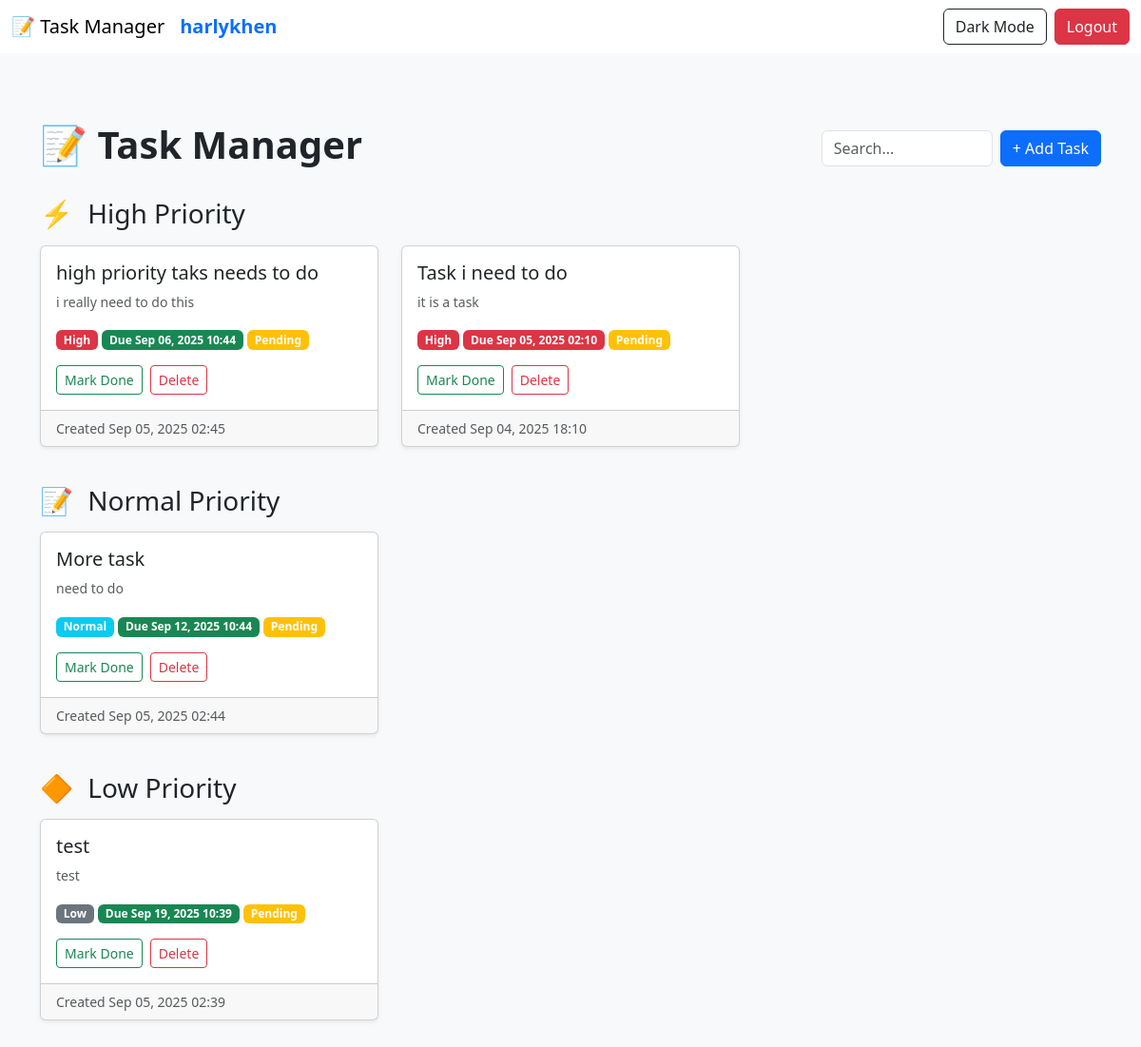
Screenshot of / (signed in) with the database file from the repository.
### app/models.py (models this page shows, shortened)
class User(db.Model):
    id = db.Column(db.Integer, primary_key=True)
    username = db.Column(db.String(80), unique=True, nullable=False)
    password_hash = db.Column(db.String(128), nullable=False)
    theme = db.Column(db.String(10), default='light')  # 'light' or 'dark'
    tasks = db.relationship('Task', backref='user', lazy=True)

class Task(db.Model):
    id = db.Column(db.Integer, primary_key=True)
    title = db.Column(db.String(200), nullable=False)
    description = db.Column(db.Text, nullable=True)
    complete = db.Column(db.Boolean, default=False)
    created_at = db.Column(db.DateTime, default=datetime.utcnow)
    deadline = db.Column(db.DateTime, nullable=True)
    priority = db.Column(db.String(20), default="Normal")
    user_id = db.Column(db.Integer, db.ForeignKey('user.id'), nullable=False)

### app/routes.py (the view)
@main.route("/")
def index():
    user = current_user()
    if not user:
        return redirect(url_for("main.login"))
    tasks = Task.query.filter_by(user_id=user.id).order_by(Task.created_at.desc()).all()
    grouped_tasks = {"High": [], "Normal": [], "Low": []}
    for task in tasks:
        grouped_tasks.get(task.priority, grouped_tasks["Normal"]).append(task)
    return render_template("index.html",
                           grouped_tasks=grouped_tasks,
                           now=datetime.utcnow(),
                           search_query=None,
                           user=user)

### app/routes.py (called while the page is built)
def current_user():
    if 'user_id' in session:
        return User.query.get(session['user_id'])
    return None

### app/templates/index.html (shortened to what this page needs)
{% extends "base.html" %}
{% block content %}
<div class="d-flex justify-content-between align-items-center mb-4">
    <h1 class="fw-bold">📝 Task Manager</h1>
    <div class="d-flex align-items-center">
        <input id="searchInput" class="form-control me-2" type="search" name="q" placeholder="Search..." style="width: 180px;" value="{{ search_query if search_query else '' }}" autocomplete="off">
        <button class="btn btn-primary" data-bs-toggle="modal" data-bs-target="#addTaskModal">
            + Add Task
        </button>
    </div>
</div>
<div id="tasksContainer">
{% for priority in ['High', 'Normal', 'Low'] %}
    {% set tasks = grouped_tasks[priority] %}
    {% if tasks %}
        <h3 class="mt-4 mb-3">
            {% if priority == 'High' %}
                <span class="me-2">&#9889;</span> High Priority
            {% elif priority == 'Normal' %}
                <span class="me-2">&#128221;</span> Normal Priority
            {% elif priority == 'Low' %}
                <span class="me-2">&#128310;</span> Low Priority
            {% endif %}
        </h3>
        <div class="row">
            {% for task in tasks %}
            <div class="col-md-6 col-lg-4 mb-3">
                <div class="card shadow-sm">
                    <div class="card-body">
                        <h5 class="card-title {{ 'text-decoration-line-through text-muted' if task.complete else '' }}">
                            {{ task.title }}
                        </h5>
                        {% if task.description %}
                        <p class="card-text text-muted small">{{ task.description }}</p>
                        {% endif %}
                        <span
                            class="badge bg-{{ 'danger' if task.priority=='High' else ('secondary' if task.priority=='Low' else 'info') }}">
                            {{ task.priority }}
                        </span>
                        {% if task.deadline %}
                        <span class="badge bg-{{ 'success' if task.deadline > now else 'danger' }}">
                            Due {{ task.deadline.strftime('%b %d, %Y %H:%M') }}
                        </span>
                        {% endif %}
                        <span class="badge bg-{{ 'success' if task.complete else 'warning' }}">
                            {{ 'Done' if task.complete else 'Pending' }}
                        </span>
                        <div class="mt-3 d-flex gap-2">
                            <a href="{{ url_for('main.toggle', task_id=task.id) }}" class="btn btn-sm btn-outline-success">
                                {{ 'Undo' if task.complete else 'Mark Done' }}
                            </a>
                            <a href="{{ url_for('main.delete', task_id=task.id) }}" class="btn btn-sm btn-outline-danger"
                                onclick="return confirm('Delete this task?');">
                                Delete
                            </a>
                        </div>
                    </div>
                    <div class="card-footer text-muted small">
                        Created {{ task.created_at.strftime('%b %d, %Y %H:%M') }}
                    </div>
                </div>
            </div>
            {% endfor %}
        </div>
    {% endif %}
{% endfor %}
</div>
{% endblock %}

### app/templates/base.html (shortened to what this page needs)
<!DOCTYPE html>
<html lang="en">
<head>
    <link href="https://cdn.jsdelivr.net/npm/bootstrap@5.3.3/dist/css/bootstrap.min.css" rel="stylesheet">
    <link href="{{ url_for('static', filename='style.css') }}" rel="stylesheet">
</head>
<body class="bg-light{% if user and (user.theme == 'dark' or session.get('theme') == 'dark') %} dark-mode{% endif %}">
    {% if user and request.endpoint not in ['main.login', 'main.register'] %}
    <nav class="navbar navbar-expand-lg navbar-light bg-white mb-4{% if user and (user.theme == 'dark' or session.get('theme') == 'dark') %} dark-mode{% endif %}">
        <div class="container-fluid">
            <a class="navbar-brand d-flex align-items-center" href="{{ url_for('main.index') }}">
                📝 Task Manager
                <span class="ms-3 fw-semibold text-primary">{{ user.username }}</span>
            </a>
            <div class="collapse navbar-collapse">
                <ul class="navbar-nav ms-auto mb-2 mb-lg-0">
                    <li class="nav-item me-2">
                        <form method="POST" action="{{ url_for('main.toggle_theme') }}">
                            <button type="submit" class="btn btn-outline-dark" title="Toggle Theme">
                                {% if user and (user.theme == 'dark' or session.get('theme') == 'dark') %}
                                    <span class="bi bi-sun"></span> Light Mode
                                {% else %}
                                     Dark Mode
                                {% endif %}
                            </button>
                        </form>
                    </li>
                    <li class="nav-item">
                        <button class="btn btn-danger" style="color: white;" data-bs-toggle="modal" data-bs-target="#logoutModal">
                            Logout
                        </button>
                    </li>
                </ul>
            </div>
        </div>
    </nav>
    {% endif %}
    <div class="container py-5">
        {% block content %}{% endblock %}
    </div>
</body>
</html>

### rows the page displays
User: username "harlykhen"
Task: title "high priority taks needs to do", description "i really need to do this", priority "High", deadline "Sep 06, 2025 10:44", complete "Pending", complete "Mark Done", created_at "Sep 05, 2025 02:45"
Task: title "Task i need to do", description "it is a task", priority "High", deadline "Sep 05, 2025 02:10", complete "Pending", complete "Mark Done", created_at "Sep 04, 2025 18:10"
Task: title "More task", description "need to do", priority "Normal", deadline "Sep 12, 2025 10:44", complete "Pending", complete "Mark Done", created_at "Sep 05, 2025 02:44"
Task: title "test", description "test", priority "Low", deadline "Sep 19, 2025 10:39", complete "Pending", complete "Mark Done", created_at "Sep 05, 2025 02:39"
